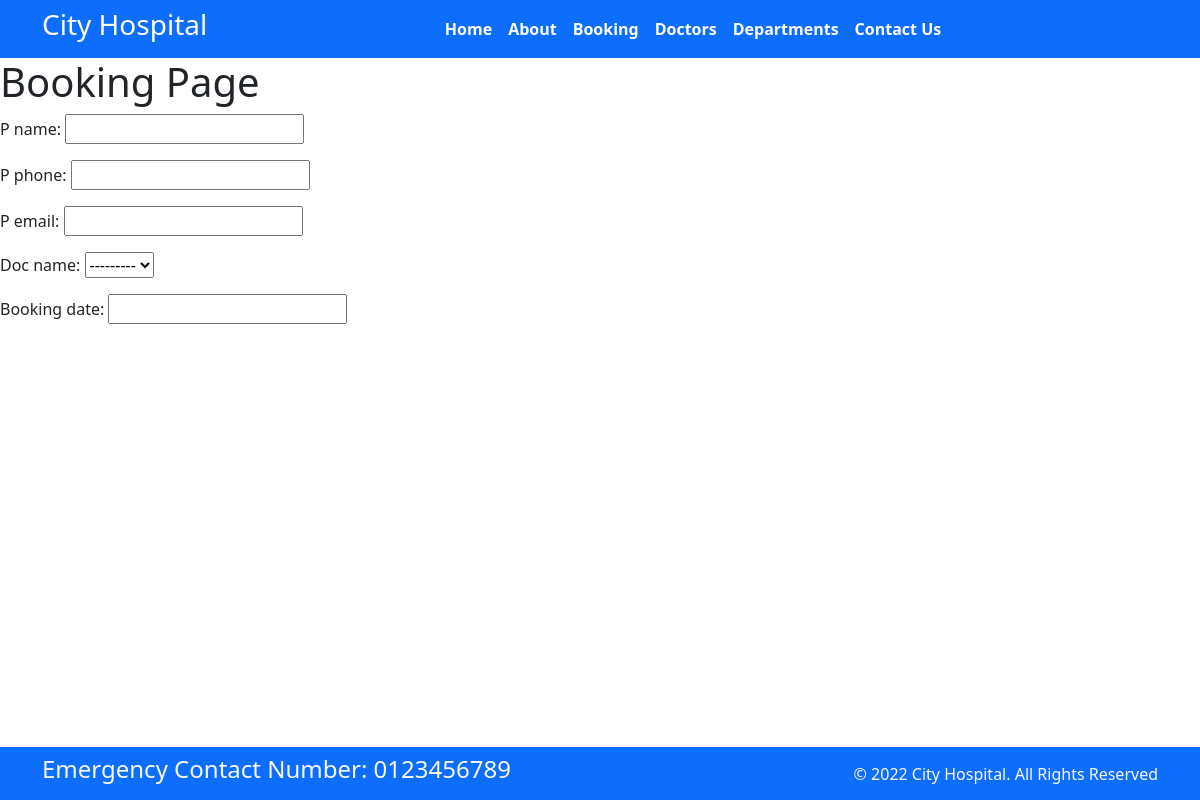
The app's page /booking, older data.
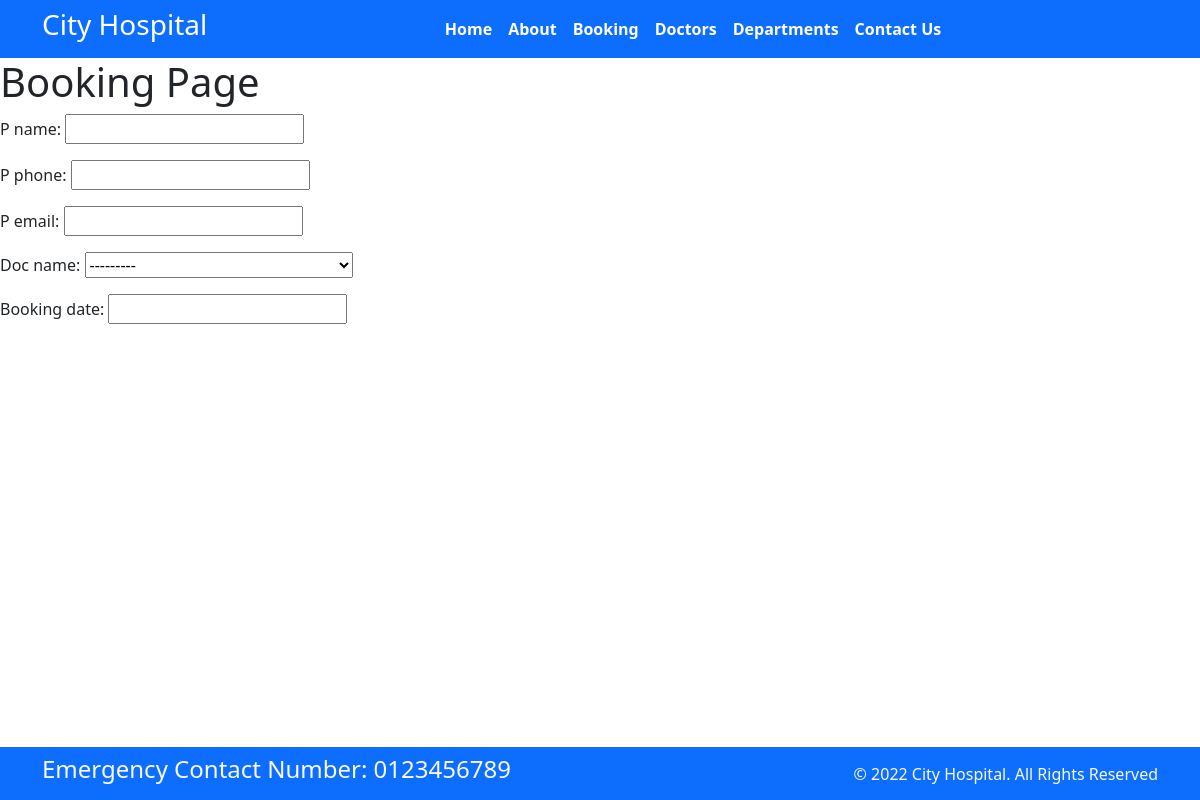
The same page, newer data.
### home/models.py (models this page shows)
class Doctors(models.Model):
    doc_name = models.CharField(max_length=255)
    doc_spec = models.CharField(max_length=255)
    dep_name = models.ForeignKey(Departments, on_delete=models.CASCADE)
    doc_image = models.ImageField(upload_to='doctors')
    def __str__(self):
        return 'Dr ' +  self.doc_name + ' - (' + self.doc_spec + ')'

### home/views.py (the view)
# urls.py: path('booking', views.booking, name='booking'),
def booking(request):
    form = BookingForm()
    dict_form={
        'form': form
    }
    return render(request, 'booking.html', dict_form)

### home/forms.py
class BookingForm(forms.ModelForm):
    class Meta:
        model = Booking
        fields = '__all__'

### templates/booking.html (shortened to what this page needs)
{% extends "base.html" %}
{% block content %}
    <h1>Booking Page</h1>
    <form action="">
        {{form.as_p}}
    </form>
{% endblock content %}

Row changes from the older to the newer data that the page shows:
added Doctors: doc_name "---------"
Text that changed along with them:
form field doc_name: "---------" → (not shown)
